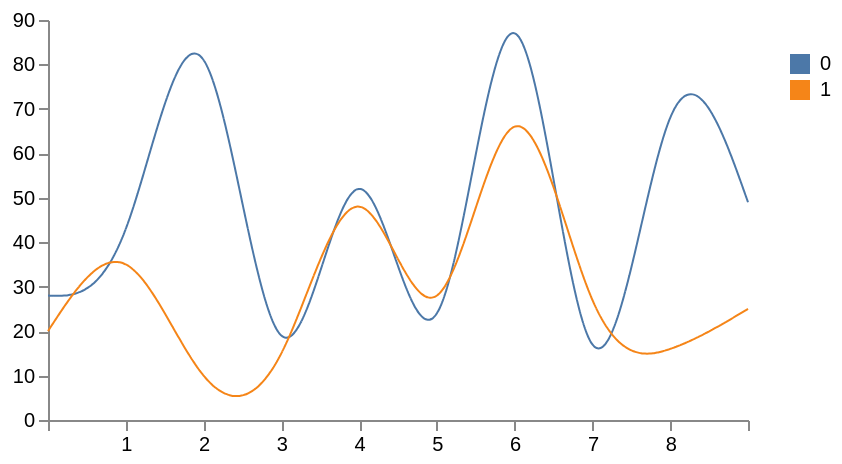

Here is the Vega-Lite specification saved for this chart:
### Vega specification from a JSON file in a GitHub repository (floating-point values rounded to 4 significant figures)
{"$schema": "https://vega.github.io/schema/vega/v3.json", "width": 350, "height": 200, "padding": 5, "data": [{"name": "table", "values": [{"x": 0, "y": 28, "variable": 0}, {"x": 0, "y": 20, "variable": 1}, {"x": 1, "y": 43, "variable": 0}, {"x": 1, "y": 35, "variable": 1}, {"x": 2, "y": 81, "variable": 0}, {"x": 2, "y": 10, "variable": 1}, {"x": 3, "y": 19, "variable": 0}, {"x": 3, "y": 15, "variable": 1}, {"x": 4, "y": 52, "variable": 0}, {"x": 4, "y": 48, "variable": 1}, {"x": 5, "y": 24, "variable": 0}, {"x": 5, "y": 28, "variable": 1}, {"x": 6, "y": 87, "variable": 0}, {"x": 6, "y": 66, "variable": 1}, {"x": 7, "y": 17, "variable": 0}, {"x": 7, "y": 27, "variable": 1}, {"x": 8, "y": 68, "variable": 0}, {"x": 8, "y": 16, "variable": 1}, {"x": 9, "y": 49, "variable": 0}, {"x": 9, "y": 25, "variable": 1}]}], "scales": [{"name": "x", "type": "point", "range": "width", "domain": {"data": "table", "field": "x"}}, {"name": "y", "type": "linear", "range": "height", "nice": true, "zero": true, "domain": {"data": "table", "field": "y"}}, {"name": "variable", "type": "ordinal", "range": "category", "domain": {"data": "table", "field": "variable"}}], "legends": [{"fill": "variable", "title": "", "orient": "right", "encode": {"symbols": {"enter": {"shape": {"value": "square"}}}, "labels": {"update": {"text": {"field": "value"}}}}}], "axes": [{"orient": "bottom", "scale": "x", "labelBound": true, "labelOverlap": "greedy"}, {"orient": "left", "scale": "y"}], "marks": [{"type": "group", "from": {"facet": {"name": "series", "data": "table", "groupby": "variable"}}, "marks": [{"type": "line", "from": {"data": "series"}, "encode": {"enter": {"x": {"scale": "x", "field": "x"}, "y": {"scale": "y", "field": "y"}, "stroke": {"scale": "variable", "field": "variable"}, "strokeWidth": 2, "strokeDash": [{"test": "datum.dash", "value": [4, 4]}, {"value": [1, 0]}]}, "update": {"interpolate": {"value": "natural"}, "fillOpacity": {"value": 1}}, "hover": {"fillOpacity": {"value": 1}}}}]}]}
